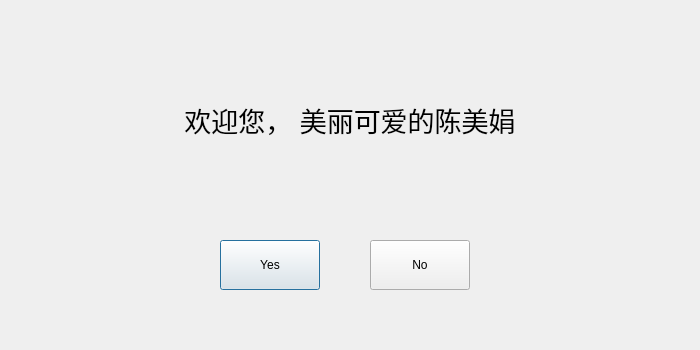
<?xml version="1.0" encoding="UTF-8"?>
<ui version="4.0">
 <class>Dialog</class>
 <widget class="QDialog" name="Dialog">
  <property name="geometry">
   <rect>
    <x>0</x>
    <y>0</y>
    <width>700</width>
    <height>350</height>
   </rect>
  </property>
  <property name="minimumSize">
   <size>
    <width>700</width>
    <height>350</height>
   </size>
  </property>
  <property name="maximumSize">
   <size>
    <width>700</width>
    <height>350</height>
   </size>
  </property>
  <property name="mouseTracking">
   <bool>false</bool>
  </property>
  <property name="tabletTracking">
   <bool>false</bool>
  </property>
  <property name="windowTitle">
   <string>Love you（这辈子都不可能点No的）</string>
  </property>
  <widget class="QPushButton" name="pushButton">
   <property name="geometry">
    <rect>
     <x>220</x>
     <y>240</y>
     <width>100</width>
     <height>50</height>
    </rect>
   </property>
   <property name="text">
    <string>Yes</string>
   </property>
   <property name="autoDefault">
    <bool>false</bool>
   </property>
   <property name="default">
    <bool>true</bool>
   </property>
  </widget>
  <widget class="QPushButton" name="pushButton_2">
   <property name="geometry">
    <rect>
     <x>370</x>
     <y>240</y>
     <width>100</width>
     <height>50</height>
    </rect>
   </property>
   <property name="text">
    <string>No</string>
   </property>
  </widget>
  <widget class="QLabel" name="label">
   <property name="geometry">
    <rect>
     <x>50</x>
     <y>20</y>
     <width>600</width>
     <height>200</height>
    </rect>
   </property>
   <property name="font">
    <font>
     <pointsize>20</pointsize>
    </font>
   </property>
   <property name="text">
    <string>欢迎您， 美丽可爱的陈美娟</string>
   </property>
   <property name="alignment">
    <set>Qt::AlignCenter</set>
   </property>
  </widget>
 </widget>
 <resources/>
 <connections>
  <connection>
   <sender>pushButton</sender>
   <signal>clicked()</signal>
   <receiver>Dialog</receiver>
   <slot>accept()</slot>
   <hints>
    <hint type="sourcelabel">
     <x>301</x>
     <y>274</y>
    </hint>
    <hint type="destinationlabel">
     <x>357</x>
     <y>186</y>
    </hint>
   </hints>
  </connection>
  <connection>
   <sender>pushButton_2</sender>
   <signal>clicked()</signal>
   <receiver>Dialog</receiver>
   <slot>reject()</slot>
   <hints>
    <hint type="sourcelabel">
     <x>403</x>
     <y>262</y>
    </hint>
    <hint type="destinationlabel">
     <x>534</x>
     <y>224</y>
    </hint>
   </hints>
  </connection>
 </connections>
</ui>
